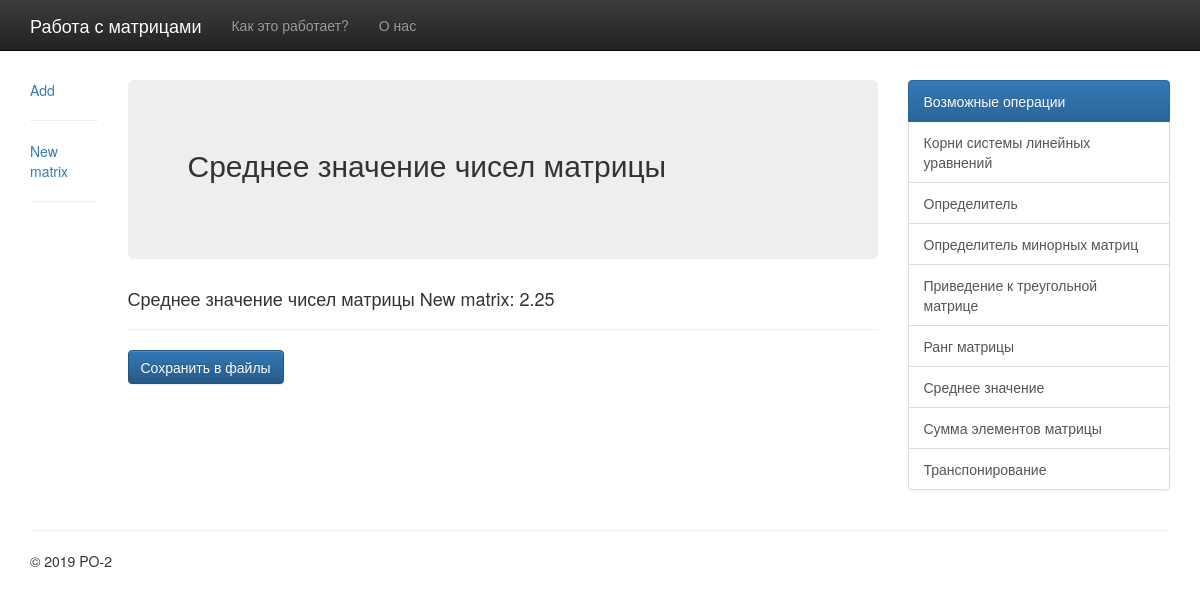
The app's page /mean_element/, older data.
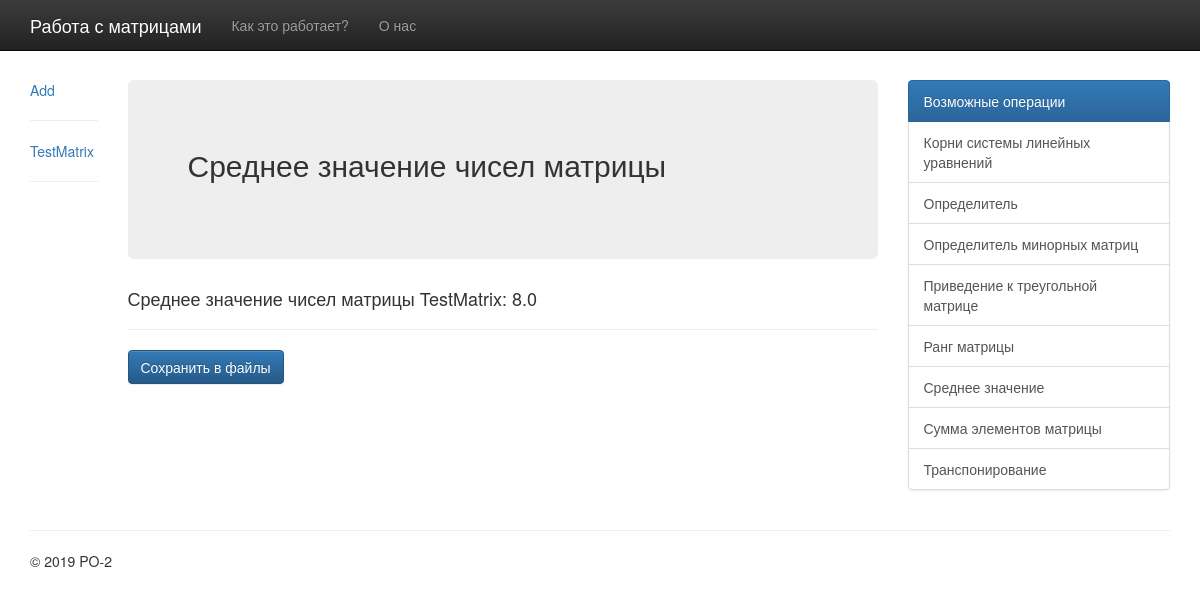
The same page, newer data.
### matrix/models.py (models this page shows, shortened)
class Matrix(models.Model):
    name = models.CharField(max_length=25, default="New matrix")
    rows = models.PositiveIntegerField(default=0)
    columns = models.PositiveIntegerField(default=0)
    values = models.TextField()
    file = models.FileField()
    def matrix(self):
        array = make_array(self.values)
        return array
    def mean_element(self):
        return np.mean(np.array(make_array(self.values)))

### matrix/views.py (the view)
# urls.py: path('mean_element/', MeanElementMatrixView.as_view(), name='mean_element'),
class MeanElementMatrixView(ListView):
    model = Matrix
    template_name = 'mean_element.html'

### matrix/models.py (called while the page is built)
def make_array(string):
    lines = string.splitlines()
    array = list(map(lambda x: list(map(int, x.split())), lines))
    return array

### templates/mean_element.html
{% extends 'base.html' %}
{% block content %}
    <div class="col-sm-1">
        <div class="card"><a href="{% url 'create' %}">Add</a></div>
        <hr/>
        {% for matrix in object_list %}
            <div class="card"><a href="{% url 'detail' matrix.pk %}">{{ matrix.name }}</a></div>
            <hr/>
        {% endfor %}
    </div>
    <div class="col-sm-8">
    <div class="jumbotron">
        <h2>Среднее значение чисел матрицы</h2>
        <br>
    </div>
    {% for matrix in object_list %}
        <h4>Среднее значение чисел матрицы {{ matrix.name }}: {{ matrix.mean_element }}</h4>
        <hr/>
    {% endfor %}
    <button class="btn btn-primary">
        <a href="{% url 'mean_in_file' %}" style="color: white; text-decoration: none">
            Сохранить в файлы
        </a>
    </button>
    </div>
{% endblock content %}

Row changes from the older to the newer data that the page shows:
removed Matrix: name "New matrix", mean_element "2.25"
added Matrix: name "TestMatrix", mean_element "8.0"
